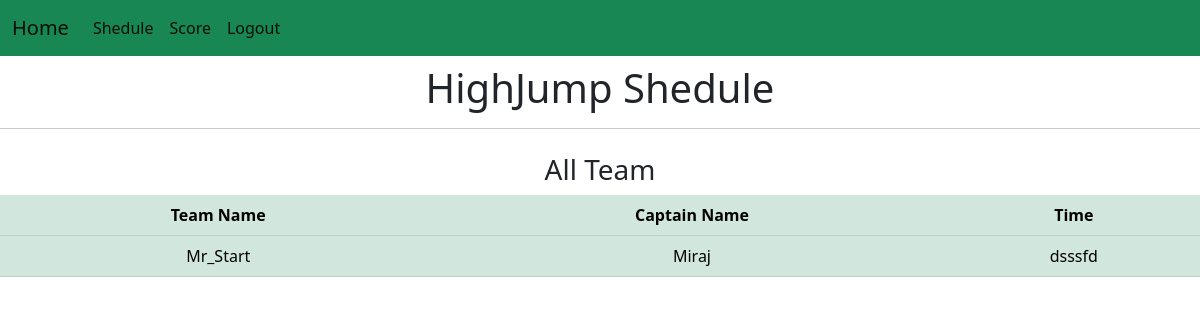
Screenshot of /shedule_highjump/ with the database file from the repository.
### app/models.py (models this page shows, shortened)
class HighJump(models.Model):
    DEPT_CHOICES=[('CSE','CSE'),
                  ('Pharmacy','Pharmacy'),
                  ('BBA','BBA'),
                  ('Law','Law'),
                  ('Fashion Design','Fashion Design'),
                  ('English','English')
                  ]
    teamname=models.CharField(max_length=20)
    dept=models.CharField(max_length=20,choices=DEPT_CHOICES)
    captainname=models.CharField(max_length=20)
    cid=models.IntegerField()

class Time_shedule(models.Model):
        cricket_time=models.CharField(max_length=200,blank=True)
        football_time=models.CharField(max_length=200,blank=True)
        volleyball_time=models.CharField(max_length=200,blank=True)
        kabaddi_time=models.CharField(max_length=200,blank=True)
        chess_time=models.CharField(max_length=200,blank=True)
        highjump_time=models.CharField(max_length=200,blank=True)
        pc1_time=models.CharField(max_length=200,blank=True)
        math_time=models.CharField(max_length=200,blank=True)
        ict_time=models.CharField(max_length=200,blank=True)
        rubiks_time=models.CharField(max_length=200,blank=True)
        table_time=models.CharField(max_length=200,blank=True)
        sprint_time=models.CharField(max_length=200,blank=True)
        badminton_time=models.CharField(max_length=200,blank=True)
        pc3_time=models.CharField(max_length=200,blank=True)
        video_time=models.CharField(max_length=200,blank=True)

### app/views.py (the view)
# urls.py: path('shedule_highjump/',views.shedule_highjump,name="shedule_highjump"),
def shedule_highjump(request):
     team=HighJump.objects.all()
     time=Time_shedule.objects.all()
     context={'team':team ,'time':time}
     return render(request,'app/shedule_highjump.html',context)

### app/templates/app/shedule_highjump.html
{%extends 'navbar2.html'%}
{%block content%}
                    <h1 class="text-center mt-2">HighJump Shedule</h1>
                    <hr>
                    <div class="text-center mt-4">
                      <h3>All Team</h3>
                      <table class="table table-success table-hover">
                          <thead>
                            <tr>
                              <th>Team Name</th>
                              <th>Captain Name</th>
                              <th>Time</th>
                            </tr>
                          </thead>
                          <tbody>
                            {%for t in team%}
                            <tr>
                              <td>{{t.teamname}}</td>
                              <td>{{t.captainname}}</td>
                              {%for t in time%}
                              <td>{{t.highjump_time}}</td>
                              {%endfor%}
                            </tr>
                            {%endfor%}
                          </tbody>
                        </table>
                    </div>
{%endblock%}

### rows the page displays
HighJump: teamname "Mr_Start", captainname "Miraj"
Time_shedule: highjump_time "dsssfd"
